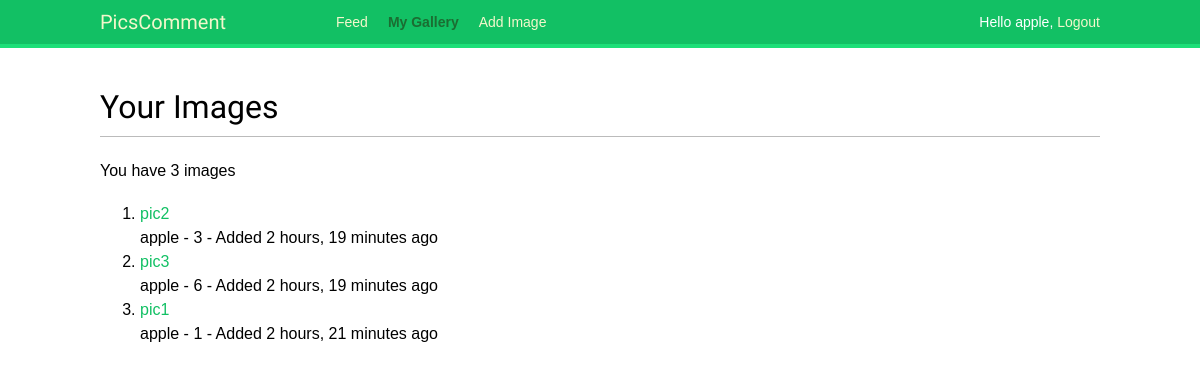
The app's page / (signed in) with its own data.
### account/models.py (models this page shows, shortened)
class Photo(models.Model):
    user = models.ForeignKey(Profile,on_delete=models.CASCADE)
    name = models.CharField(max_length=100)
    timestamp = models.DateTimeField(auto_now_add=True)
    commentsCount = models.IntegerField(default=0)
    updated = models.DateTimeField(auto_now=True)

class Profile(models.Model):
    user = models.OneToOneField(settings.AUTH_USER_MODEL, on_delete=models.CASCADE)
    timestamp = models.DateTimeField(auto_now_add=True)
    photosCount = models.IntegerField(default=0)
    def clean_photosCount(self):
        count = Photo.objects.all().filter(user = self).count()
        self.photosCount = count

### account/views.py (the view)
# urls.py: path('', MyGallery.as_view()),
class MyGallery(LoginRequiredMixin, ListView):
    template_name = 'account/my_gallery.html'
    def get_queryset(self):
        query_set = None
        profile = Profile.objects.get(user = self.request.user)
        profile.clean_photosCount()
        self.extra_context = {'section' : 'gallery', 'count' : profile.photosCount}
        if profile is not None:
            query_set = profile.photo_set.all().order_by('-updated','-timestamp')
        return query_set

### account/templates/account/my_gallery.html (shortened to what this page needs)
{% extends "base.html" %}
{% block content %}
    <h1>Your Images</h1>
    <p>You have {{ count }} images</p>
<div id="container">
    <ol>
    {% for obj in  object_list %}
        <li><a href="#">{{obj.name}}</a> <br/>
            {{obj.user.user.username}} - {{obj.commentsCount}} - Added {{ obj.timestamp|timesince }} ago</li>
    {% endfor %}
    </ol>
</div>
{% endblock %}

### account/templates/base.html (shortened to what this page needs)
{% load staticfiles %}
<!DOCTYPE html>
<html>
<head>
    <link href="{% static "css/base.css" %}" rel="stylesheet">
</head>
<body>
    <div id="header">
        <span class="logo">PicsComment</span>
        {% if request.user.is_authenticated %}
        <ul class="menu">
            <li {% if section == "feed" %}class="selected"{% endif %}><a href="{% url "feed" %}">Feed</a></li>
            <li {% if section == "gallery" %}class="selected"{% endif %}><a href="{% url "gallery" %}">My Gallery</a></li>
            <li {% if section == "add_image" %}class="selected"{% endif %}><a href="{% url "add-image" %}">Add Image</a></li>
        </ul>
        {% endif %}
        <span class="user">
        {% if request.user.is_authenticated %}
            Hello {{ request.user.username }}, <a href="{% url "logout" %}">Logout</a>
        {% else %}
            <a href="{% url "login" %}">Log-in</a> <a href="{% url "register" %}">Register</a>
        {% endif %}
        </span>
    </div>
    <div id="content">
        {% block content %}
        {% endblock %}
    </div>
</body>
</html>

### records on screen
Photo: name "pic2", user.user.username "apple", commentsCount "3", timestamp "2 hours, 19 minutes"
Photo: name "pic3", user.user.username "apple", commentsCount "6", timestamp "2 hours, 19 minutes"
Photo: name "pic1", user.user.username "apple", commentsCount "1", timestamp "2 hours, 21 minutes"

### other values on screen
{{ request.user.username }} "apple"
{{ count }} "3"
